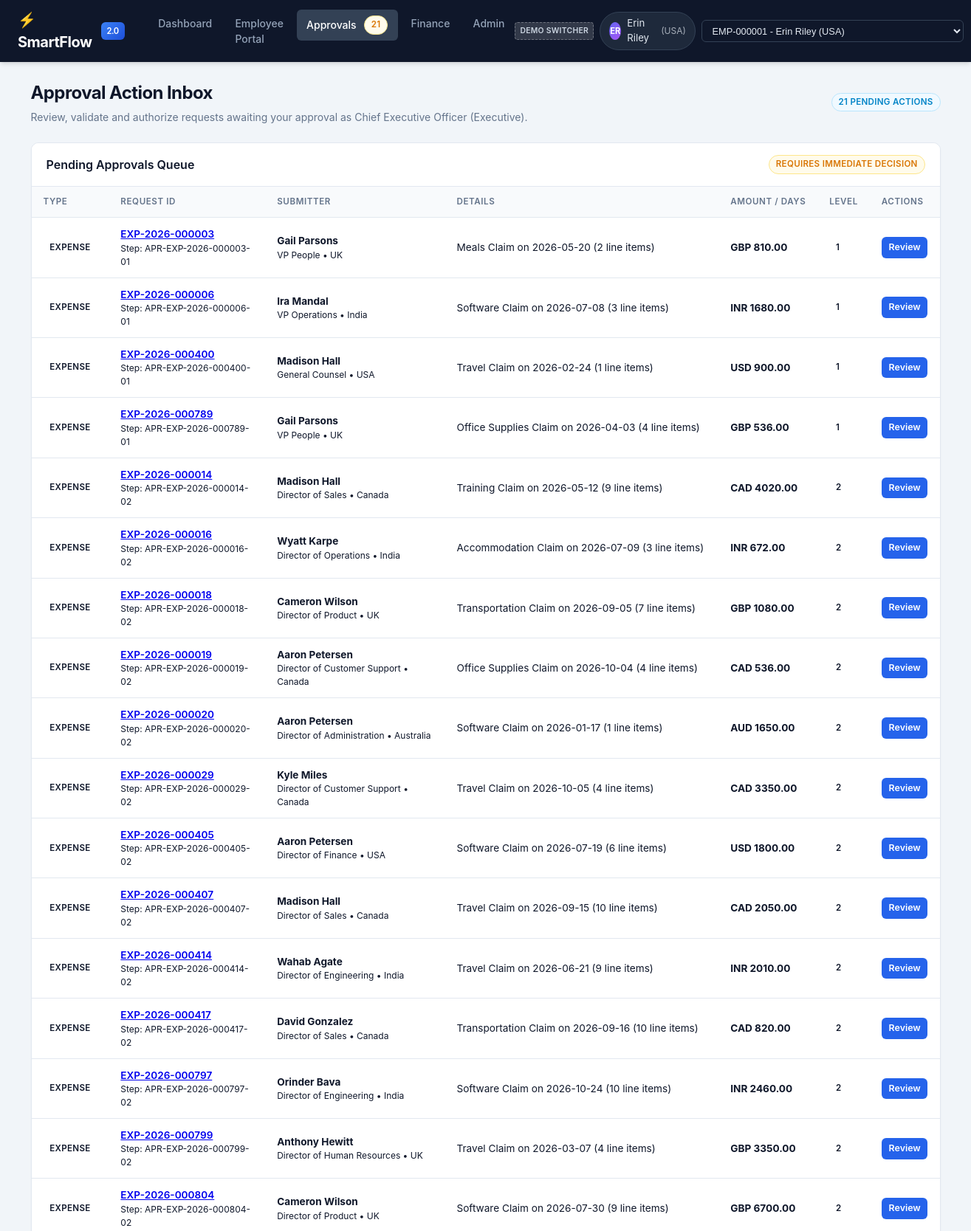
Screenshot of /approvals/ (upper part) with the database file from the repository.
### models/__init__.py (models this page shows)
class Employee(db.Model):
    __tablename__ = "employees"
    employee_id = db.Column(db.String(16), primary_key=True)
    first_name = db.Column(db.String(80), nullable=False)
    last_name = db.Column(db.String(80), nullable=False)
    email = db.Column(db.String(255), nullable=False, unique=True)
    country = db.Column(db.String(64), nullable=False)
    department = db.Column(db.String(80), nullable=False)
    job_title = db.Column(db.String(120), nullable=False)
    manager_id = db.Column(
        db.String(16),
        db.ForeignKey("employees.employee_id"),
        nullable=True,
    )
    cost_center_id = db.Column(
        db.String(32),
        db.ForeignKey("cost_centers.cost_center_id"),
        nullable=True,
    )
    hire_date = db.Column(db.Date, nullable=False)
    termination_date = db.Column(db.Date, nullable=True)
    is_active = db.Column(db.Boolean, nullable=False, default=True)
    created_at = db.Column(db.DateTime, nullable=False, default=utc_now)
    updated_at = db.Column(db.DateTime, nullable=False, default=utc_now, onupdate=utc_now)
    manager = db.relationship(
        "Employee",
        remote_side=[employee_id],
        foreign_keys=[manager_id],
        back_populates="direct_reports",
    )
    direct_reports = db.relationship(
        "Employee",
        foreign_keys=[manager_id],
        back_populates="manager",
    )
    cost_center = db.relationship(
        "CostCenter",
        foreign_keys=[cost_center_id],
        back_populates="employees",
    )
    owned_cost_centers = db.relationship(
        "CostCenter",
        foreign_keys="CostCenter.owner_employee_id",
        back_populates="owner",
    )
    leave_balances = db.relationship("LeaveBalance", back_populates="employee")
    leave_requests = db.relationship("LeaveRequest", back_populates="employee")
    expense_claims = db.relationship("ExpenseClaim", back_populates="employee")
    approval_steps = db.relationship("ApprovalStep", back_populates="approver")
    workflow_events = db.relationship(
        "WorkflowEvent",
        foreign_keys="WorkflowEvent.actor_employee_id",
        back_populates="actor",
    )
    @property
    def role(self) -> str:
        if not self.manager_id:
            return "Executive"
        if self.direct_reports:
            return "Manager"
        return "Employee"

class ApprovalStep(db.Model):
    __tablename__ = "approval_steps"
    __table_args__ = (
        CheckConstraint(
            "(leave_request_id IS NOT NULL AND expense_claim_id IS NULL) OR "
            "(leave_request_id IS NULL AND expense_claim_id IS NOT NULL)",
            name="ck_approval_step_single_request",
        ),
    )
    approval_step_id = db.Column(db.String(64), primary_key=True)
    leave_request_id = db.Column(
        db.String(32),
        db.ForeignKey("leave_requests.leave_request_id"),
        nullable=True,
    )
    expense_claim_id = db.Column(
        db.String(32),
        db.ForeignKey("expense_claims.expense_claim_id"),
        nullable=True,
    )
    approval_rule_id = db.Column(
        db.String(32),
        db.ForeignKey("approval_rules.approval_rule_id"),
        nullable=True,
    )
    approver_employee_id = db.Column(
        db.String(16),
        db.ForeignKey("employees.employee_id"),
        nullable=False,
    )
    step_order = db.Column(db.Integer, nullable=False)
    decision = db.Column(db.String(32), nullable=False, default="pending")
    comments = db.Column(db.String(500), nullable=True)
    decided_at = db.Column(db.DateTime, nullable=True)
    created_at = db.Column(db.DateTime, nullable=False, default=utc_now)
    leave_request = db.relationship("LeaveRequest", back_populates="approval_steps")
    expense_claim = db.relationship("ExpenseClaim", back_populates="approval_steps")
    approval_rule = db.relationship("ApprovalRule", back_populates="approval_steps")
    approver = db.relationship("Employee", back_populates="approval_steps")
    @property
    def authority_level(self) -> int:
        if self.approval_rule and self.approval_rule.authority_level:
            return self.approval_rule.authority_level
        return self.step_order

### routes/approvals.py (the view)
@approvals_bp.route("/")
def inbox():
    user = get_current_user()
    if not user:
        flash("No active user session found.", "danger")
        return redirect(url_for("main.dashboard"))
    pending_steps = (
        ApprovalStep.query.filter_by(approver_employee_id=user.employee_id, decision="pending")
        .order_by(ApprovalStep.step_order.asc(), ApprovalStep.approval_step_id.asc())
        .all()
    )
    decided_history = (
        ApprovalStep.query.filter(
            ApprovalStep.approver_employee_id == user.employee_id,
            ApprovalStep.decision.in_(["approved", "rejected"]),
        )
        .order_by(ApprovalStep.decided_at.desc())
        .limit(25)
        .all()
    )
    tasks = []
    for s in pending_steps:
        req_type = "leave" if s.leave_request_id else "expense"
        parent_id = s.leave_request_id or s.expense_claim_id
        submitter = None
        details = ""
        amount_display = ""
        if req_type == "leave" and s.leave_request:
            submitter = s.leave_request.employee
            details = f"{s.leave_request.leave_policy.name} ({s.leave_request.business_days} days: {s.leave_request.start_date} to {s.leave_request.end_date})"
            amount_display = f"{s.leave_request.business_days} Days"
        elif req_type == "expense" and s.expense_claim:
            submitter = s.expense_claim.employee
            details = f"{s.expense_claim.expense_policy.category} Claim on {s.expense_claim.claim_date} ({len(s.expense_claim.expense_lines)} line items)"
            amount_display = f"{s.expense_claim.currency} {s.expense_claim.total_amount}"
        tasks.append(
            {
                "step": s,
                "request_type": req_type,
                "parent_id": parent_id,
                "submitter": submitter,
                "details": details,
                "amount_display": amount_display,
                "authority_level": s.approval_rule.authority_level if s.approval_rule else f"Level {s.step_order}",
                "step_order": s.step_order,
            }
        )
    return render_template(
        "approvals/inbox.html",
        user=user,
        tasks=tasks,
        history=decided_history,
    )

### routes/employee.py (called while the page is built)
def get_current_user() -> Employee:
    user_id = session.get("user_id")
    emp = None
    if user_id:
        emp = Employee.query.filter_by(employee_id=user_id).first()
    if not emp:
        emp = Employee.query.filter_by(is_active=True).first()
        if emp:
            session["user_id"] = emp.employee_id
    return emp

### templates/approvals/inbox.html (shortened to what this page needs)
{% extends "base.html" %}
{% block content %}
<div class="page-header">
    <div>
        <h1 class="page-title">Approval Action Inbox</h1>
        <p class="page-subtitle">Review, validate and authorize requests awaiting your approval as {{ user.job_title }} ({{ user.role }}).</p>
    </div>
    <div>
        <span class="badge badge-info">{{ tasks|length }} Pending Action{% if tasks|length != 1 %}s{% endif %}</span>
    </div>
</div>
<div class="card mb-4">
    <div class="card-header">
        <h2 class="card-title">Pending Approvals Queue</h2>
        <span class="badge badge-warning">Requires Immediate Decision</span>
    </div>
    {% if tasks %}
    <div class="table-responsive">
        <table class="table">
            <thead>
                <tr>
                    <th>Type</th>
                    <th>Request ID</th>
                    <th>Submitter</th>
                    <th>Details</th>
                    <th>Amount / Days</th>
                    <th>Level</th>
                    <th>Actions</th>
                </tr>
            </thead>
            <tbody>
                {% for t in tasks %}
                <tr>
                    <td>
                        {% if t.request_type == 'leave' %}
                        <span class="badge badge-info">Leave</span>
                        {% else %}
                        <span class="badge badge-primary">Expense</span>
                        {% endif %}
                    </td>
                    <td>
                        <a href="{{ url_for('approvals.review', step_id=t.step.approval_step_id) }}" style="font-weight: 600;">
                            {{ t.parent_id }}
                        </a>
                        <div class="text-muted" style="font-size: 0.75rem;">Step: {{ t.step.approval_step_id }}</div>
                    </td>
                    <td>
                        {% if t.submitter %}
                        <strong>{{ t.submitter.first_name }} {{ t.submitter.last_name }}</strong>
                        <div class="text-muted" style="font-size: 0.75rem;">{{ t.submitter.job_title }} &bull; {{ t.submitter.country }}</div>
                        {% else %}
                        <span class="text-muted">Unknown</span>
                        {% endif %}
                    </td>
                    <td>{{ t.details }}</td>
                    <td><strong>{{ t.amount_display }}</strong></td>
                    <td><span class="badge badge-secondary">{{ t.authority_level }}</span></td>
                    <td>
                        <div class="btn-group">
                            <a href="{{ url_for('approvals.review', step_id=t.step.approval_step_id) }}" class="btn btn-primary btn-sm">
                                Review
                            </a>
                        </div>
                    </td>
                </tr>
                {% endfor %}
            </tbody>
        </table>
    </div>
    {% endif %}
</div>
{% endblock %}

### templates/base.html (shortened to what this page needs)
<!DOCTYPE html>
<html lang="en">
<head>
    <link rel="stylesheet" href="{{ url_for('static', filename='css/style.css') }}">
</head>
<body>
    <header class="navbar">
        <div style="display: flex; align-items: center; gap: 2rem;">
            <a href="{{ url_for('main.dashboard') }}" class="navbar-brand">
                <span>⚡ SmartFlow</span>
                <span class="brand-badge">2.0</span>
            </a>
            <ul class="navbar-nav">
                <li>
                    <a href="{{ url_for('main.dashboard') }}" class="nav-link {% if request.endpoint == 'main.dashboard' %}active{% endif %}">
                        Dashboard
                    </a>
                </li>
                <li>
                    <a href="{{ url_for('employee.hub') }}" class="nav-link {% if request.blueprint == 'employee' %}active{% endif %}">
                        Employee Portal
                    </a>
                </li>
                <li>
                    <a href="{{ url_for('approvals.inbox') }}" class="nav-link {% if request.blueprint == 'approvals' %}active{% endif %}">
                        Approvals
                        {% if pending_approvals_count > 0 %}
                            <span class="badge badge-warning" style="margin-left: 0.25rem;">{{ pending_approvals_count }}</span>
                        {% endif %}
                    </a>
                </li>
                <li>
                    <a href="{{ url_for('finance.portal') }}" class="nav-link {% if request.blueprint == 'finance' %}active{% endif %}">
                        Finance
                    </a>
                </li>
                <li>
                    <a href="{{ url_for('admin.portal') }}" class="nav-link {% if request.blueprint == 'admin' %}active{% endif %}">
                        Admin
                    </a>
                </li>
            </ul>
        </div>
        <div class="navbar-user-switcher">
            {% if current_user %}
                <form action="{{ url_for('main.switch_user') }}" method="POST" style="margin: 0; display: flex; align-items: center; gap: 0.5rem;">
                    <span class="badge" style="background: rgba(255, 255, 255, 0.15); color: #cbd5e1; font-size: 0.65rem; border: 1px dashed rgba(255,255,255,0.3); padding: 0.2rem 0.4rem; border-radius: 4px;" title="Demonstration Persona Switcher (Simulation Only - Not Production SSO)">Demo Switcher</span>
                    <div class="user-pill">
                        <div class="user-avatar">{{ current_user.first_name[0] }}{{ current_user.last_name[0] }}</div>
                        <span>{{ current_user.first_name }} {{ current_user.last_name }}</span>
                        <span style="opacity: 0.7; font-size: 0.75rem;">({{ current_user.country }})</span>
                    </div>
                    <select name="employee_id" class="switcher-select" onchange="this.form.submit()" title="Switch demo persona (Simulation Only - Not Production SSO)">
                        <optgroup label="Staff Employees (Standard Access - Restricted)">
                            {% for e in active_employees[:15] %}
                                <option value="{{ e.employee_id }}" {% if current_user.employee_id == e.employee_id %}selected{% endif %}>
                                    {{ e.employee_id }} - {{ e.first_name }} {{ e.last_name }} ({{ e.country }})
                                </option>
                            {% endfor %}
                        </optgroup>
                    </select>
                </form>
            {% endif %}
        </div>
    </header>
    <main class="container">
        {% block content %}{% endblock %}
    </main>
</body>
</html>

### rows the page displays
Employee: first_name "E", last_name "R", first_name "Erin", last_name "Riley", country "USA", job_title "Chief Executive Officer"
ApprovalStep: parent_id "EXP-2026-000003", step.approval_step_id "APR-EXP-2026-000003-01", submitter.first_name "Gail", submitter.last_name "Parsons", submitter.job_title "VP People", submitter.country "UK", details "Meals Claim on 2026-05-20 (2 line items)", amount_display "GBP 810.00", authority_level "1"
ApprovalStep: parent_id "EXP-2026-000006", step.approval_step_id "APR-EXP-2026-000006-01", submitter.first_name "Ira", submitter.last_name "Mandal", submitter.job_title "VP Operations", submitter.country "India", details "Software Claim on 2026-07-08 (3 line items)", amount_display "INR 1680.00", authority_level "1"
ApprovalStep: parent_id "EXP-2026-000400", step.approval_step_id "APR-EXP-2026-000400-01", submitter.first_name "Madison", submitter.last_name "Hall", submitter.job_title "General Counsel", submitter.country "USA", details "Travel Claim on 2026-02-24 (1 line items)", amount_display "USD 900.00", authority_level "1"
ApprovalStep: parent_id "EXP-2026-000789", step.approval_step_id "APR-EXP-2026-000789-01", submitter.first_name "Gail", submitter.last_name "Parsons", submitter.job_title "VP People", submitter.country "UK", details "Office Supplies Claim on 2026-04-03 (4 line items)", amount_display "GBP 536.00", authority_level "1"
ApprovalStep: parent_id "EXP-2026-000014", step.approval_step_id "APR-EXP-2026-000014-02", submitter.first_name "Madison", submitter.last_name "Hall", submitter.job_title "Director of Sales", submitter.country "Canada", details "Training Claim on 2026-05-12 (9 line items)", amount_display "CAD 4020.00", authority_level "2"
ApprovalStep: parent_id "EXP-2026-000016", step.approval_step_id "APR-EXP-2026-000016-02", submitter.first_name "Wyatt", submitter.last_name "Karpe", submitter.job_title "Director of Operations", submitter.country "India", details "Accommodation Claim on 2026-07-09 (3 line items)", amount_display "INR 672.00", authority_level "2"
ApprovalStep: parent_id "EXP-2026-000018", step.approval_step_id "APR-EXP-2026-000018-02", submitter.first_name "Cameron", submitter.last_name "Wilson", submitter.job_title "Director of Product", submitter.country "UK", details "Transportation Claim on 2026-09-05 (7 line items)", amount_display "GBP 1080.00", authority_level "2"
ApprovalStep: parent_id "EXP-2026-000019", step.approval_step_id "APR-EXP-2026-000019-02", submitter.first_name "Aaron", submitter.last_name "Petersen", submitter.job_title "Director of Customer Support", submitter.country "Canada", details "Office Supplies Claim on 2026-10-04 (4 line items)", amount_display "CAD 536.00", authority_level "2"
ApprovalStep: parent_id "EXP-2026-000020", step.approval_step_id "APR-EXP-2026-000020-02", submitter.first_name "Aaron", submitter.last_name "Petersen", submitter.job_title "Director of Administration", submitter.country "Australia", details "Software Claim on 2026-01-17 (1 line items)", amount_display "AUD 1650.00", authority_level "2"
ApprovalStep: parent_id "EXP-2026-000029", step.approval_step_id "APR-EXP-2026-000029-02", submitter.first_name "Kyle", submitter.last_name "Miles", submitter.job_title "Director of Customer Support", submitter.country "Canada", details "Travel Claim on 2026-10-05 (4 line items)", amount_display "CAD 3350.00", authority_level "2"
ApprovalStep: parent_id "EXP-2026-000405", step.approval_step_id "APR-EXP-2026-000405-02", submitter.first_name "Aaron", submitter.last_name "Petersen", submitter.job_title "Director of Finance", submitter.country "USA", details "Software Claim on 2026-07-19 (6 line items)", amount_display "USD 1800.00", authority_level "2"
ApprovalStep: parent_id "EXP-2026-000407", step.approval_step_id "APR-EXP-2026-000407-02", submitter.first_name "Madison", submitter.last_name "Hall", submitter.job_title "Director of Sales", submitter.country "Canada", details "Travel Claim on 2026-09-15 (10 line items)", amount_display "CAD 2050.00", authority_level "2"
ApprovalStep: parent_id "EXP-2026-000414", step.approval_step_id "APR-EXP-2026-000414-02", submitter.first_name "Wahab", submitter.last_name "Agate", submitter.job_title "Director of Engineering", submitter.country "India", details "Travel Claim on 2026-06-21 (9 line items)", amount_display "INR 2010.00", authority_level "2"
ApprovalStep: parent_id "EXP-2026-000417", step.approval_step_id "APR-EXP-2026-000417-02", submitter.first_name "David", submitter.last_name "Gonzalez", submitter.job_title "Director of Sales", submitter.country "Canada", details "Transportation Claim on 2026-09-16 (10 line items)", amount_display "CAD 820.00", authority_level "2"
ApprovalStep: parent_id "EXP-2026-000797", step.approval_step_id "APR-EXP-2026-000797-02", submitter.first_name "Orinder", submitter.last_name "Bava", submitter.job_title "Director of Engineering", submitter.country "India", details "Software Claim on 2026-10-24 (10 line items)", amount_display "INR 2460.00", authority_level "2"
ApprovalStep: parent_id "EXP-2026-000799", step.approval_step_id "APR-EXP-2026-000799-02", submitter.first_name "Anthony", submitter.last_name "Hewitt", submitter.job_title "Director of Human Resources", submitter.country "UK", details "Travel Claim on 2026-03-07 (4 line items)", amount_display "GBP 3350.00", authority_level "2"
ApprovalStep: parent_id "EXP-2026-000804", step.approval_step_id "APR-EXP-2026-000804-02", submitter.first_name "Cameron", submitter.last_name "Wilson", submitter.job_title "Director of Product", submitter.country "UK", details "Software Claim on 2026-07-30 (9 line items)", amount_display "GBP 6700.00", authority_level "2"

### other values shown
{{ pending_approvals_count }} "21"
{{ user.role }} "Executive"
{{ tasks|length }} "21"
form field employee_id "EMP-000001 - Erin Riley (USA)"
